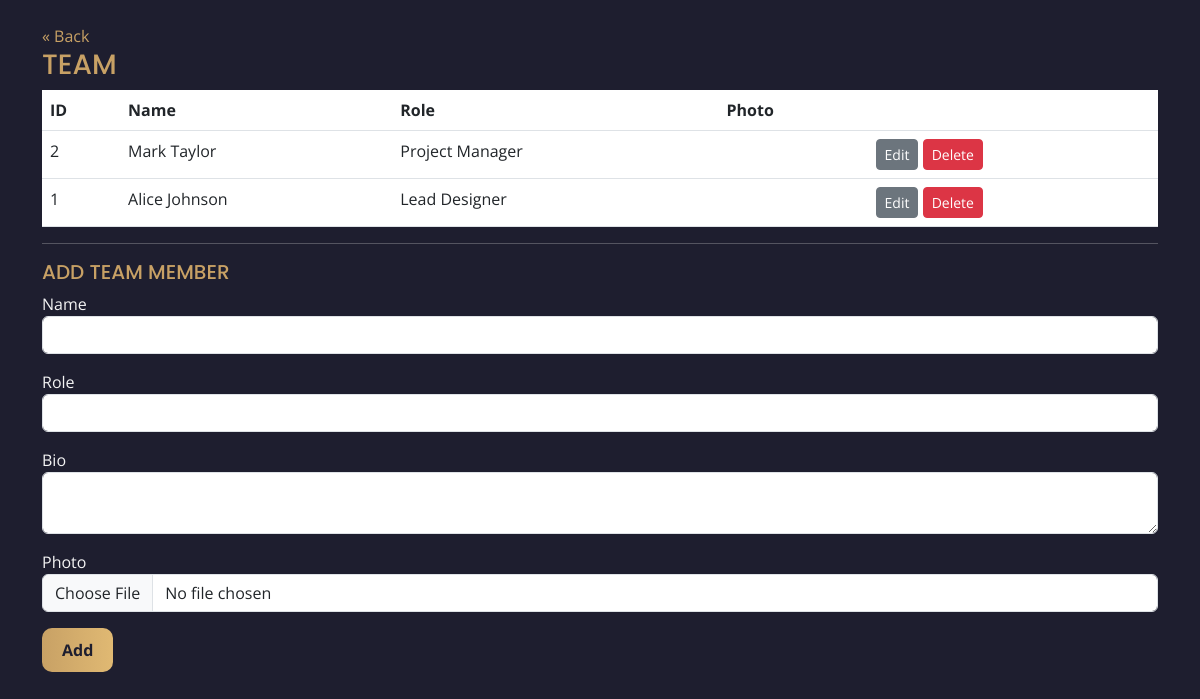
The page /admin/team_crud.php (signed in) on the database its author committed.
### tables this page shows
CREATE TABLE IF NOT EXISTS `team` (
  `id` INT AUTO_INCREMENT PRIMARY KEY,
  `name` VARCHAR(150) NOT NULL,
  `role` VARCHAR(150),
  `bio` TEXT,
  `photo` VARCHAR(255),
  `social` VARCHAR(255),
  `created_at` TIMESTAMP DEFAULT CURRENT_TIMESTAMP
);

### admin/team_crud.php (the view, shortened to what this page needs)
<?php require_once __DIR__ . '/../inc/auth.php'; require_once __DIR__ . '/../inc/csrf.php'; require_admin();
$items=$pdo->query("SELECT * FROM team ORDER BY id DESC")->fetchAll();
?>
<!doctype html>
<html>
<head>
    <link href="https://cdn.jsdelivr.net/npm/bootstrap@5.3.0/dist/css/bootstrap.min.css" rel="stylesheet">
    <link rel="stylesheet" href="assets/css/theme.css">
</head>
<body>
    <div class="container py-4"><a href="dashboard.php">« Back</a>
        <h3>Team</h3>
        <table class="table">
            <thead>
                <tr>
                    <th>ID</th>
                    <th>Name</th>
                    <th>Role</th>
                    <th>Photo</th>
                    <th></th>
                </tr>
            </thead>
            <tbody><?php foreach($items as $it): ?><tr>
                    <td><?=$it['id']?></td>
                    <td><?=$it['name']?></td>
                    <td><?=$it['role']?></td>
                    <td><?php if($it['photo']): ?><img src="../assets/uploads/<?=$it['photo']?>"
                            style="height:50px"><?php endif; ?></td>
                    <td><a class="btn btn-sm btn-secondary" href="?edit=<?=$it['id']?>">Edit</a> <a
                            class="btn btn-sm btn-danger" href="?delete=<?=$it['id']?>"
                            onclick="return confirm('Delete?')">Delete</a></td>
                </tr><?php endforeach; ?></tbody>
        </table>
        <hr>
        <?php if(isset($_GET['edit'])){ $editid=(int)$_GET['edit']; $ed=$pdo->prepare('SELECT * FROM team WHERE id=?'); $ed->execute([$editid]); $et=$ed->fetch(); ?>
        <h5>Edit Team Member</h5><?php } else { ?><h5>Add Team Member</h5><?php } ?><form method="post"
            enctype="multipart/form-data"><input type="hidden" name="csrf" value="<?=csrf_token()?>"><input
            <div class="mb-3"><label>Name</label><input name="name" class="form-control" required
                    value="<?=isset($et)?$et['name']:''?>"></div>
            <div class="mb-3"><label>Role</label><input name="role" class="form-control"
                    value="<?=isset($et)?$et['role']:''?>"></div>
            <div class="mb-3"><label>Bio</label><textarea name="bio"
                    class="form-control"><?=isset($et)?$et['bio']:''?></textarea></div>
            <div class="mb-3"><label>Photo</label><input type="file" name="photo" class="form-control"></div><button
                class="btn btn-primary"><?php if(isset($et)) echo 'Save'; else echo 'Add'; ?></button>
        </form>
    </div>
</body>
</html>

### assets/css/theme.css (style rules this page uses)
:root { --primary:#1E1E2F;--accent-gold:#C8A165;--accent-gold-2:#E0B973; --secondary:#F4F4F4;--highlight:#A68A53;--text-main:#333;--nav-bg:rgba(30,30,47,0.95); }
body { background:var(--primary);color:var(--secondary);font-family:'Open Sans',sans-serif;margin:0; }
h1,h2,h3,h4,h5 { font-family:'Poppins',sans-serif;text-transform:uppercase;color:var(--accent-gold); }
a { color:var(--accent-gold);text-decoration:none; }
.btn-primary { background:linear-gradient(90deg,var(--accent-gold),var(--accent-gold-2));color:var(--primary);padding:10px 20px;border:none;border-radius:10px;font-weight:700;transition:.3s; }

### rows shown on the page
team: id "2", name "Mark Taylor", role "Project Manager"
team: id "1", name "Alice Johnson", role "Lead Designer"
